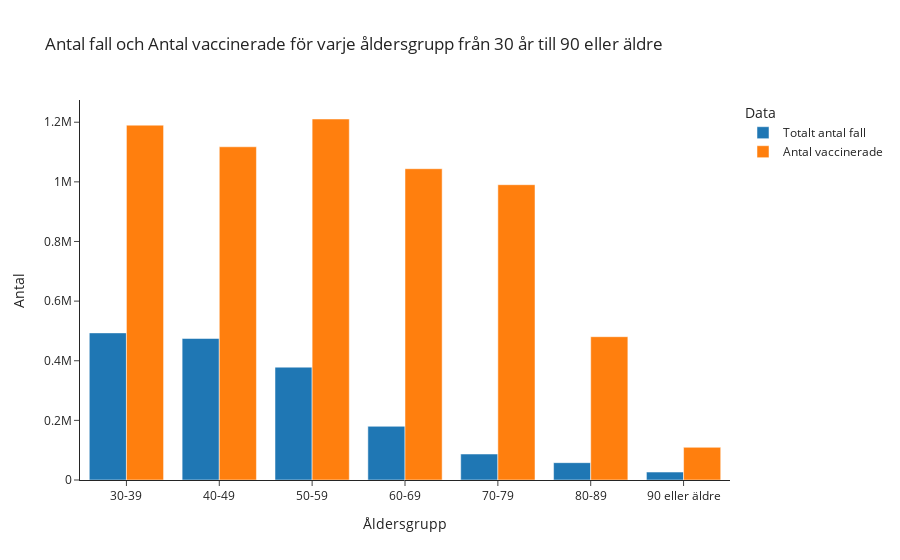

Notebook source saved alongside this figure:
### Code cell
covid_data = pd.read_excel('../Labb_1_Covid-19/Data/Folkhalsomyndigheten_Covid19.xlsx', sheet_name="Totalt antal per åldersgrupp")
vaccin_data = pd.read_excel('../Labb_1_Covid-19/Data/Folkhalsomyndigheten_Covid19_Vaccine.xlsx', sheet_name="Dos 1 till 3 per åldersgrupp")

# Ta bort rader som ej kommer användas samt filtrerar vaccin_data så att bara den totala datan från Sverige kommer med (istället för varje individuell region)
covid_data = covid_data.loc[(covid_data['Åldersgrupp'] != "Ålder_0_9") &
                            (covid_data['Åldersgrupp'] != "Ålder_10_19") & 
                            (covid_data['Åldersgrupp'] != "Ålder_20_29") &
                            (covid_data['Åldersgrupp'] != "Uppgift saknas")]

vaccin_data = vaccin_data.loc[(vaccin_data['Åldersgrupp'] != "12-15") &
                            (vaccin_data['Åldersgrupp'] != "16-17") & 
                            (vaccin_data['Åldersgrupp'] != "18-29") &
                            (vaccin_data['Åldersgrupp'] != "Totalt 18+") &
                            (vaccin_data['Region'] == "| Sverige |")]

# Mappa alla åldrar
ålders_grupp_mapping = {
    'Ålder_30_39': '30-39',
    'Ålder_40_49': '40-49',
    'Ålder_50_59': '50-59',
    'Ålder_60_69': '60-69',
    'Ålder_70_79': '70-79',
    'Ålder_80_89': '80-89',
    'Ålder_90_plus': '90 eller äldre'
}

# Byt namn på kolumner och celler (åldrarna)
covid_data.rename(columns={"Totalt_antal_fall": "Totalt antal fall"}, inplace=True)
covid_data["Åldersgrupp"] = covid_data['Åldersgrupp'].replace(ålders_grupp_mapping)

# Summera antal vaccinerade för varje åldersgrupp
vaccin_data = vaccin_data.groupby('Åldersgrupp')['Antal vaccinerade'].sum().reset_index()

# Sortera datan
covid_data_sorterad = covid_data.sort_values(by='Åldersgrupp').reset_index(drop=True)
vaccin_data_sorterad = vaccin_data.sort_values(by='Åldersgrupp').reset_index(drop=True)

# Skapa ett nytt dataset som kombinerar båda
kombinerad_data = pd.DataFrame({
    'Åldersgrupp': covid_data_sorterad['Åldersgrupp'],
    'Totalt antal fall': covid_data_sorterad['Totalt antal fall'],
    'Antal vaccinerade': vaccin_data_sorterad['Antal vaccinerade']
})

# Smält den kombinerade datan för att få en lämplig struktur för plotting
smält_data = kombinerad_data.melt(id_vars='Åldersgrupp', var_name='Typ', value_name='Antal')   # Kod från ChatGPT

# Plotta ett stapeldiagram
fig = px.bar(
    smält_data,
    x="Åldersgrupp",
    y="Antal",
    color="Typ",
    barmode='group',
    title='Antal fall och Antal vaccinerade för varje åldersgrupp från 30 år till 90 eller äldre',
    labels={"Typ": "Data"},
    template="simple_white"
)

fig.show()

### Figure 1 — Plotly figure (JSON) as saved in the notebook; plotly's stock layout.template omitted (floating-point values rounded to 4 significant figures)
{"data": [{"alignmentgroup": "True", "hovertemplate": "Data=Totalt antal fall<br>Åldersgrupp=%{x}<br>Antal=%{y}<extra></extra>", "legendgroup": "Totalt antal fall", "marker": {"color": "#1F77B4", "pattern": {"shape": ""}}, "name": "Totalt antal fall", "offsetgroup": "Totalt antal fall", "orientation": "v", "showlegend": true, "textposition": "auto", "type": "bar", "x": ["30-39", "40-49", "50-59", "60-69", "70-79", "80-89", "90 eller äldre"], "xaxis": "x", "y": [493443, 474702, 378468, 180079, 87096, 58170, 26677], "yaxis": "y"}, {"alignmentgroup": "True", "hovertemplate": "Data=Antal vaccinerade<br>Åldersgrupp=%{x}<br>Antal=%{y}<extra></extra>", "legendgroup": "Antal vaccinerade", "marker": {"color": "#FF7F0E", "pattern": {"shape": ""}}, "name": "Antal vaccinerade", "offsetgroup": "Antal vaccinerade", "orientation": "v", "showlegend": true, "textposition": "auto", "type": "bar", "x": ["30-39", "40-49", "50-59", "60-69", "70-79", "80-89", "90 eller äldre"], "xaxis": "x", "y": [1190083, 1117660, 1210791, 1044061, 990440, 480671, 109615], "yaxis": "y"}], "layout": {"barmode": "group", "legend": {"title": {"text": "Data"}, "tracegroupgap": 0}, "title": {"text": "Antal fall och Antal vaccinerade för varje åldersgrupp från 30 år till 90 eller äldre"}, "xaxis": {"anchor": "y", "domain": [0, 1], "title": {"text": "Åldersgrupp"}}, "yaxis": {"anchor": "x", "domain": [0, 1], "title": {"text": "Antal"}}}}
